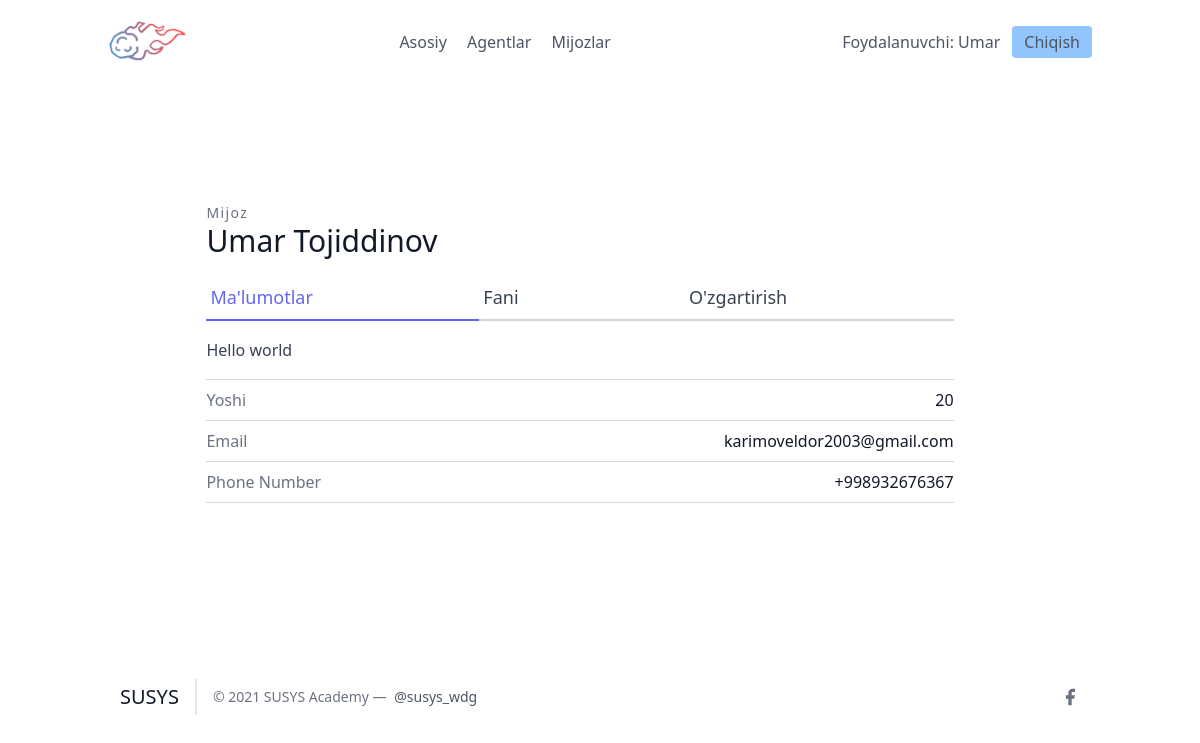
The page /leads/1/ (signed in) on the database its author committed.
### leads/models.py (models this page shows, shortened)
class User(AbstractUser):
    is_organisor = models.BooleanField(default=True)
    is_agent = models.BooleanField(default=False)

class Lead(models.Model):
    ismi = models.CharField(max_length=20)
    familiyasi = models.CharField(max_length=20)
    yoshi = models.IntegerField(default=0)
    organisation = models.ForeignKey(UserProfile, on_delete=models.CASCADE)
    agent = models.ForeignKey("Agent", null=True, blank=True, on_delete=models.SET_NULL)
    category = models.ForeignKey("Category", related_name='leads', null=True,  blank=True, on_delete=models.SET_NULL)
    izoh = models.TextField()
    sana = models.DateTimeField(auto_now_add=True)
    telefon = models.CharField(max_length=20)
    email = models.EmailField()

### leads/views.py (the view)
# urls.py: path('<int:pk>/', LeadDetailView.as_view(), name="detallar"),
class LeadDetailView(OrganiserAndLoginRequiredMixin, DetailView):
    template_name = "leads/leads_detail.html"
    queryset = Lead.objects.all()
    context_object_name = "lead"

### agents/mixins.py (called while the page is built)
    def dispatch(self, request, *args, **kwargs):
        if not request.user.is_authenticated or not request.user.is_organisor:
            return redirect("login")
        return super().dispatch(request, *args, **kwargs)

### leads/templates/leads/leads_detail.html
{% extends "base.html" %}
{% block content %}
<section class="text-gray-700 body-font overflow-hidden">
    <div class="container px-5 py-24 mx-auto">
      <div class="lg:w-4/5 mx-auto flex flex-wrap">
        <div class="w-full lg:pr-10 lg:py-6 mb-6 lg:mb-0">
            <h2 class="text-sm title-font text-gray-500 tracking-widest">Mijoz</h2>
            <h1 class="text-gray-900 text-3xl title-font font-medium mb-4">{{ lead.ismi }} {{ lead.familiyasi }}</h1>
            <div class="flex mb-4">
                <a href="{% url 'leads:detallar' lead.pk %}" class="flex-grow text-indigo-500 border-b-2 border-indigo-500 py-2 text-lg px-1">
                    Ma'lumotlar
                </a>
                <a href="{% url 'leads:lead-category-update' lead.pk %}" class="flex-grow border-b-2 border-gray-300 py-2 text-lg px-1">
                    Fani
                </a>
                <a href="{% url 'leads:update' lead.pk %}" class="flex-grow border-b-2 border-gray-300 py-2 text-lg px-1">
                    O'zgartirish
                </a>
            </div>
            <p class="leading-relaxed mb-4">{{ lead.izoh }}</p>
            <div class="flex border-t border-gray-300 py-2">
                <span class="text-gray-500">Yoshi</span>
                <span class="ml-auto text-gray-900">{{ lead.yoshi }}</span>
            </div>
            <div class="flex border-t border-gray-300 py-2">
                <span class="text-gray-500">Email</span>
                <span class="ml-auto text-gray-900">{{ lead.email }}</span>
            </div>
            <div class="flex border-t border-b mb-6 border-gray-300 py-2">
                <span class="text-gray-500">Phone Number</span>
                <span class="ml-auto text-gray-900">{{ lead.telefon }}</span>
            </div>
        </div>
      </div>
    </div>
  </section>
{% endblock content %}

### frontend/details/navbar.html
{% load static %}
<header class="text-gray-600 body-font">
  <div class="container mx-auto flex flex-wrap p-5 flex-col md:flex-row items-center">
    <a class="flex title-font font-medium items-center text-gray-900 mb-4 md:mb-0">
      <img src="{% static 'images/logo.png' %}" style="width: 80px;" alt="Logo">
    </a>
    <nav class="md:ml-auto md:mr-auto flex flex-wrap items-center text-base justify-center">
      <a href="/" class="mr-5 hover:text-gray-900">Asosiy</a>
    {% if not request.user.is_authenticated %}
      </nav>
        <button class="inline-flex items-center bg-blue-300 border-0 py-1 px-3 focus:outline-none hover:bg-blue-200 rounded text-base mt-4 md:mt-0" style="margin-right: 20px">
          <a  href="{% url 'signup' %}">Ro'yxatdan o'tish
          </a>
        </button>
      {% else %}
      {% if request.user.is_organisor %}
        <a href="/agents/" class="mr-5 hover:text-gray-900">Agentlar</a>
      {% endif %}
        <a href="/leads/" class="mr-5 hover:text-gray-900">Mijozlar</a>
      </nav>
    {% endif %}
    {% if request.user.is_authenticated %}
      Foydalanuvchi: {{ request.user.username }}
      <button class="ml-3 inline-flex items-center bg-blue-300 border-0 py-1 px-3 focus:outline-none hover:bg-blue-200 rounded text-base mt-4 md:mt-0">
        <a  href="{% url 'logout' %}">Chiqish
        </a>
      </button>
    {% else %}
    <button class="inline-flex items-center bg-blue-300 border-0 py-1 px-3 focus:outline-none hover:bg-blue-200 rounded text-base mt-4 md:mt-0">
      <a href="{% url 'login' %}">Kirish
    </a>
    </button>
    {% endif %}
  </div>
</header>

### rows shown on the page
User: user.username "Umar"
Lead: ismi "Umar", familiyasi "Tojiddinov", izoh "Hello world", yoshi "20", email "karimoveldor2003@gmail.com", telefon "+998932676367"
